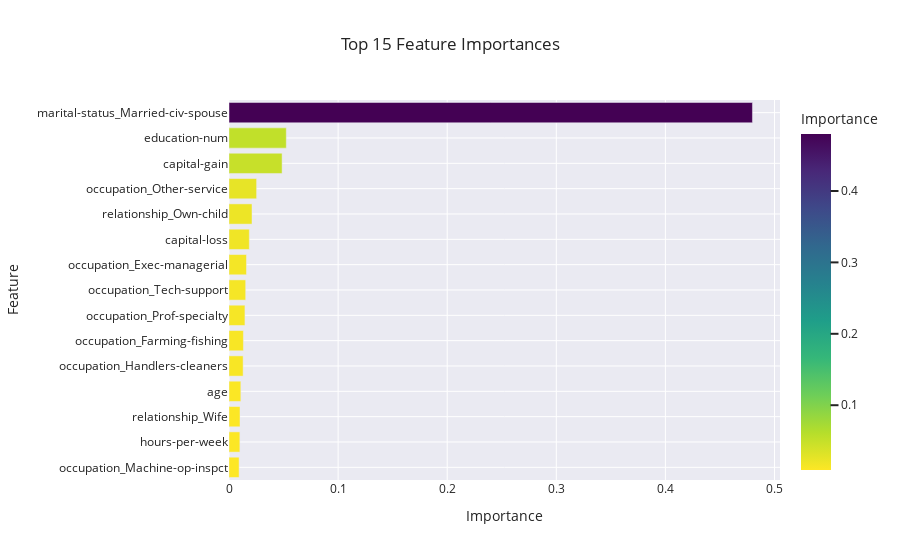
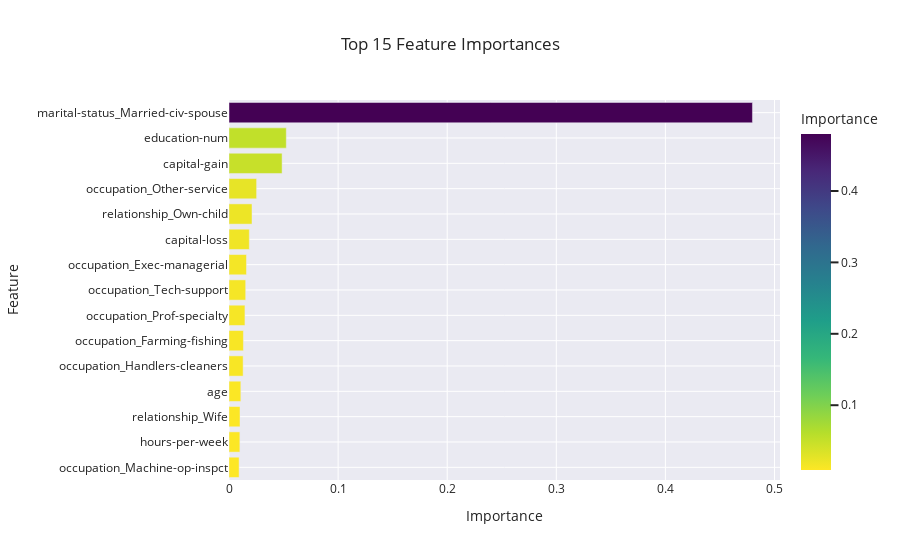

The notebook cell saved with these charts, in order:
### Code cell
import plotly.express as px

# Create a dataframe for feature importances
feature_importances = pd.DataFrame({
    "Feature": X.columns
    , "Importance": best_xgb.feature_importances_
}).sort_values(
    by="Importance"
    , ascending=False)

# Select the top 15 features
top_features = feature_importances.head(15)

# Create the bar chart
fig = px.bar(
    top_features
    , x="Importance"
    , y="Feature"
    , orientation="h"  # Horizontal bar chart
    , title="Top 15 Feature Importances"
    , color="Importance"  # Add color based on importance
    , color_continuous_scale="viridis_r"  # Match the seaborn palette
)

# Update layout for better appearance
fig.update_layout(
    xaxis_title="Importance"
    , yaxis_title="Feature"
    , yaxis=dict(
        autorange="reversed")  # Reverse the y-axis for a similar order to Seaborn
    , template="seaborn"  # Clean background style
)

# Show the figure
fig.show()

### Figure 1 — Plotly figure (JSON) as saved in the notebook; plotly's stock layout.template omitted (floating-point values rounded to 4 significant figures)
{"data": [{"alignmentgroup": "True", "hovertemplate": "Importance=%{marker.color}<br>Feature=%{y}<extra></extra>", "legendgroup": "", "marker": {"color": [0.4798, 0.05252, 0.04867, 0.0253, 0.02109, 0.01861, 0.01602, 0.01531, 0.01462, 0.0132, 0.01296, 0.01085, 0.01011, 0.009963, 0.009277], "coloraxis": "coloraxis", "pattern": {"shape": ""}}, "name": "", "offsetgroup": "", "orientation": "h", "showlegend": false, "textposition": "auto", "type": "bar", "x": [0.4798, 0.05252, 0.04867, 0.0253, 0.02109, 0.01861, 0.01602, 0.01531, 0.01462, 0.0132, 0.01296, 0.01085, 0.01011, 0.009963, 0.009277], "xaxis": "x", "y": ["marital-status_Married-civ-spouse", "education-num", "capital-gain", "occupation_Other-service", "relationship_Own-child", "capital-loss", "occupation_Exec-managerial", "occupation_Tech-support", "occupation_Prof-specialty", "occupation_Farming-fishing", "occupation_Handlers-cleaners", "age", "relationship_Wife", "hours-per-week", "occupation_Machine-op-inspct"], "yaxis": "y"}], "layout": {"barmode": "relative", "coloraxis": {"colorbar": {"title": {"text": "Importance"}}, "colorscale": [[0, "#fde725"], [0.1111, "#b5de2b"], [0.2222, "#6ece58"], [0.3333, "#35b779"], [0.4444, "#1f9e89"], [0.5556, "#26828e"], [0.6667, "#31688e"], [0.7778, "#3e4989"], [0.8889, "#482878"], [1, "#440154"]]}, "legend": {"tracegroupgap": 0}, "title": {"text": "Top 15 Feature Importances"}, "xaxis": {"anchor": "y", "domain": [0, 1], "title": {"text": "Importance"}}, "yaxis": {"anchor": "x", "autorange": "reversed", "domain": [0, 1], "title": {"text": "Feature"}}}}

### Figure 2 — Plotly figure (JSON) as saved in the notebook; plotly's stock layout.template omitted (floating-point values rounded to 4 significant figures)
{"data": [{"alignmentgroup": "True", "hovertemplate": "Importance=%{marker.color}<br>Feature=%{y}<extra></extra>", "legendgroup": "", "marker": {"color": [0.4798, 0.05252, 0.04867, 0.0253, 0.02109, 0.01861, 0.01602, 0.01531, 0.01462, 0.0132, 0.01296, 0.01085, 0.01011, 0.009963, 0.009277], "coloraxis": "coloraxis", "pattern": {"shape": ""}}, "name": "", "offsetgroup": "", "orientation": "h", "showlegend": false, "textposition": "auto", "type": "bar", "x": [0.4798, 0.05252, 0.04867, 0.0253, 0.02109, 0.01861, 0.01602, 0.01531, 0.01462, 0.0132, 0.01296, 0.01085, 0.01011, 0.009963, 0.009277], "xaxis": "x", "y": ["marital-status_Married-civ-spouse", "education-num", "capital-gain", "occupation_Other-service", "relationship_Own-child", "capital-loss", "occupation_Exec-managerial", "occupation_Tech-support", "occupation_Prof-specialty", "occupation_Farming-fishing", "occupation_Handlers-cleaners", "age", "relationship_Wife", "hours-per-week", "occupation_Machine-op-inspct"], "yaxis": "y"}], "layout": {"barmode": "relative", "coloraxis": {"colorbar": {"title": {"text": "Importance"}}, "colorscale": [[0, "#fde725"], [0.1111, "#b5de2b"], [0.2222, "#6ece58"], [0.3333, "#35b779"], [0.4444, "#1f9e89"], [0.5556, "#26828e"], [0.6667, "#31688e"], [0.7778, "#3e4989"], [0.8889, "#482878"], [1, "#440154"]]}, "legend": {"tracegroupgap": 0}, "title": {"text": "Top 15 Feature Importances"}, "xaxis": {"anchor": "y", "domain": [0, 1], "title": {"text": "Importance"}}, "yaxis": {"anchor": "x", "autorange": "reversed", "domain": [0, 1], "title": {"text": "Feature"}}}}
